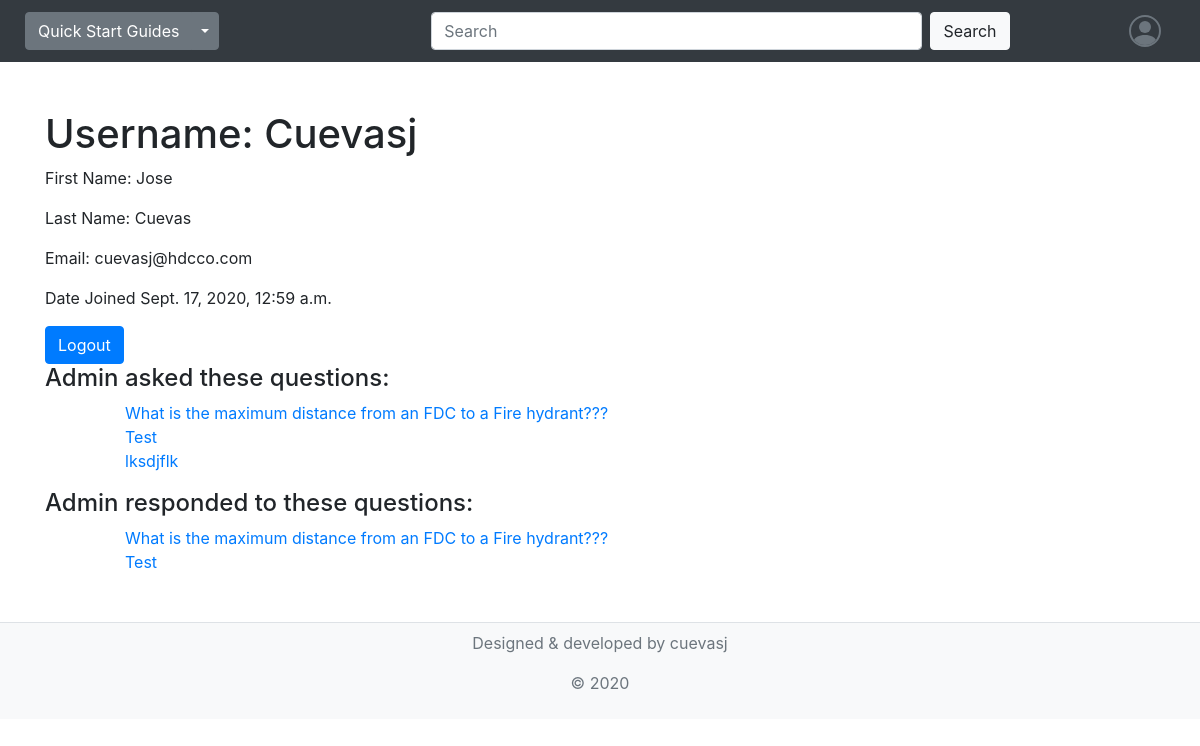
Page /users/profile/2 (signed in) on the committed database.
### users/models.py (models this page shows)
class User(AbstractUser):
    pass

### questions/models.py (models this page shows)
class Question(models.Model):
    title = models.CharField(max_length = 255)
    body = RichTextField()
    total_votes = models.IntegerField(default=0)
    slug = models.SlugField(unique=True, max_length=100)
    tags = TaggableManager()
    created_by = models.ForeignKey(user_models.User, on_delete=models.CASCADE, related_name="questions")
    created_at = models.DateTimeField(auto_now_add=True)

### users/views.py (the view)
# urls.py: path("profile/<int:user_id>", views.profile, name="user_profile"),
def profile(request, user_id):
    profile_user = User.objects.get(pk=user_id)
    questions = Question.objects.filter(created_by=profile_user)
    answers = Answer.objects.filter(created_by=profile_user)
    answered_questions = []
    for answer in answers:
        answered_questions.append(answer.question)
    print(f"---Answers: {answers}")
    print(f"---Answered questions: {answered_questions}")
    return render(request, "users/profile.html", {
        "profile_user": profile_user,
        "questions": questions,
        "answered_questions": answered_questions})

### users/templates/users/profile.html
{% extends "questions/layout.html" %}
{% block body %}
    <h1>Username: {{profile_user.username | title}}</h1>
    <p>First Name: {{profile_user.first_name}}</p>
    <p>Last Name: {{profile_user.last_name}}</p>
    <p>Email: {{profile_user.email}}</p>
    <p>Date Joined {{profile_user.date_joined}}</p>
    <a href="{% url 'logout' %}" class="btn btn-primary">Logout</a>
    <h4>{{user.username | title}} asked these questions:</h4>
    <ul>
        {% for question in questions %}
        <ul><a href="{% url 'question_show' question.pk %}">{{ question.title }}</a></ul>
        {% endfor %}
    </ul>
    <h4>{{user.username | title}} responded to these questions:</h4>
    <ul>
        {% for answered_question in answered_questions %}
        <ul><a href="{% url 'question_show' answered_question.pk %}">{{ answered_question.title }}</a></ul>
        {% endfor %}
    </ul>
{% endblock %}

### rows in the picture
User: username "Cuevasj", first_name "Jose", last_name "Cuevas", email "cuevasj@hdcco.com", date_joined "Sept. 17, 2020, 12:59 a.m."
User: username "Admin"
Question: title "What is the maximum distance from an FDC to a Fire hydrant???"
Question: title "Test"
Question: title "lksdjflk"
